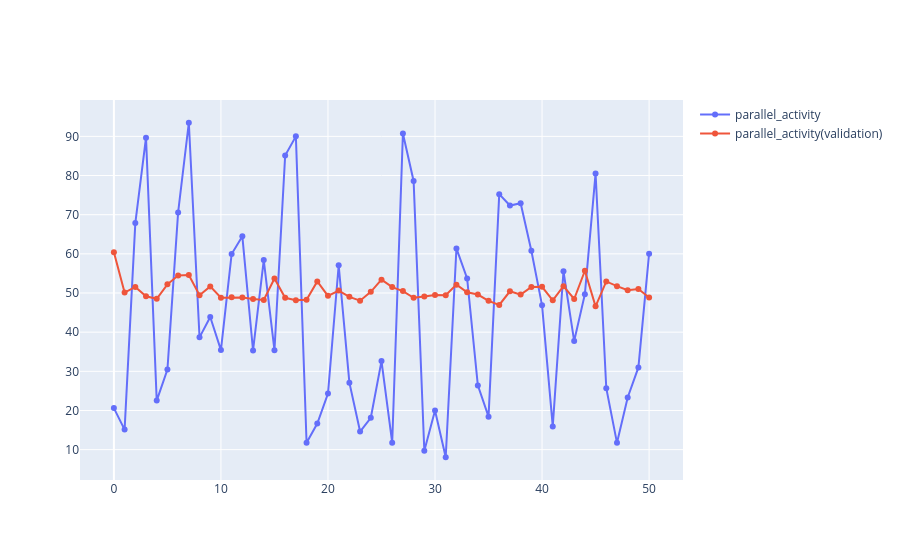

Notebook code cell kept with this figure:
### Code cell
plot_training_best_fitness(fitness_df["parallel_activity"], validation_fitness=True, axes_label="parallel_activity")
